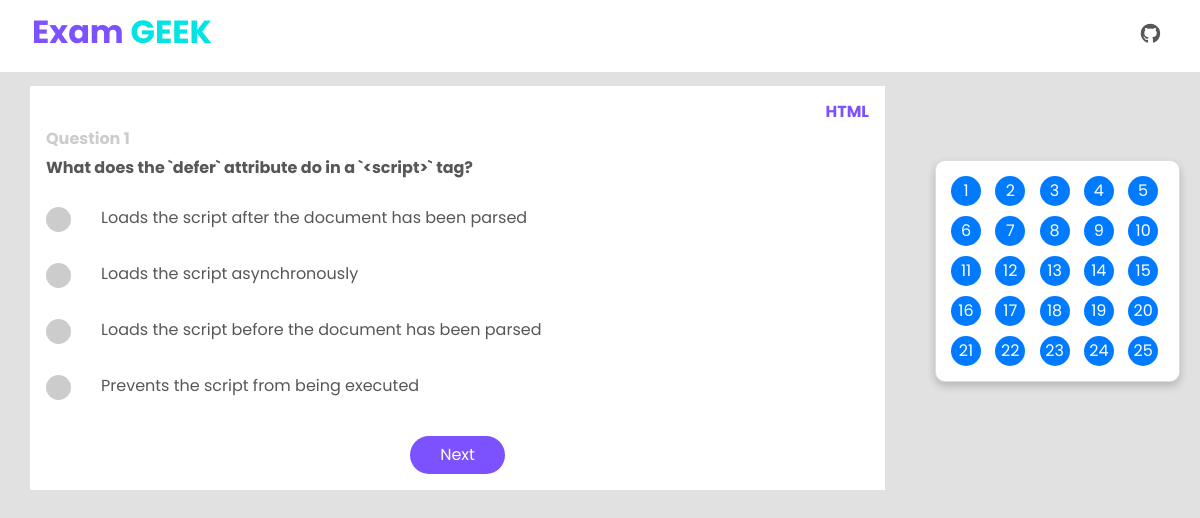
The page /exam/1/ (signed in) on the database its author committed.
### examapp/models.py (models this page shows, shortened)
class Exam(models.Model):
    title = models.ForeignKey(Skills,on_delete=models.CASCADE)
    description = models.TextField(null=True)
    def __str__(self):
        return self.title.skill

class Skills(models.Model):
    skill = models.CharField(max_length=255)

class Question(models.Model):
    exam = models.ForeignKey(Exam, on_delete=models.CASCADE)
    question_title = models.CharField(max_length=200)
    option1 = models.CharField(max_length=200)
    option2 = models.CharField(max_length=200)
    option3 = models.CharField(max_length=200)
    option4 = models.CharField(max_length=200)
    answer = models.IntegerField()
    answer_defination = models.CharField(max_length=200)

### examapp/views.py (the view)
# urls.py: path('exam/<int:exam_id>/', views.exam, name='exam'),
@login_required
def exam(request, exam_id):
    exam = get_object_or_404(Exam, pk=exam_id)
    questions = exam.question_set.all()[:25]
    if not questions:
        return HttpResponse("<h2>No Question Added Yet <a href='/'>Back to Home</a></h2>")
    return render(request, 'examapp/exam.html', {
        'questions': questions,
        'examname': exam,
        'exam_id': exam_id,
        'iterator': questions.__len__
    })

### examapp/templates/examapp/exam.html (shortened to what this page needs)
{% extends 'base.html' %}
{% load static %}
{% block content %}
    <div class="container my-3 ">
        <div class="row">
            <div class="col-md-9 col-sm-12 bg-white p-3">
                <div class="d-flex justify-content-end">
                    <h6 class="theme-text  bold-700">{{ examname }}</h6>
                </div>
                <form action="{% url 'result' exam_id %}" method="post">
                    {% for q in questions %}
                        <div class="question-container" id="question-{{ forloop.counter }}">
                            <h6 class="text-three bold-700">Question {{forloop.counter}}</h6>
                            <p class="theme-header bold-700">{{ q.question_title }}</p>
                            <ol class="list-unstyled">
                                <li>
                                    <label class="custom-radio">
                                        <span class="checkmark"></span>
                                        <span class="label-text">{{ q.option1 }}</span>
                                    </label>
                                </li>
                                <li>
                                    <label class="custom-radio">
                                        <span class="checkmark"></span>
                                        <span class="label-text">{{ q.option2 }}</span>
                                    </label>
                                </li>
                                <li>
                                    <label class="custom-radio">
                                        <span class="checkmark"></span>
                                        <span class="label-text">{{ q.option3 }}</span>
                                    </label>
                                </li>
                                <li>
                                    <label class="custom-radio">
                                        <span class="checkmark"></span>
                                        <span class="label-text">{{ q.option4 }}</span>
                                    </label>
                                </li>
                            </ol>
                        </div>
                    {% endfor %}
                    <div class="d-flex justify-content-center gap-3">
                        <button type="button" class="next-btn btn-theme mx-2" title="Next Question">Next</button>
                    </div>
                </form>
            </div>
            <div class="col-md-3 col-sm-12">
                <div class="question-box">
                    {% for i in questions %}
                        <div class="question-number" id="qn-{{ forloop.counter }}" title="Question No : {{forloop.counter}}">{{ forloop.counter }}</div>
                    {% endfor %}
                </div>
            </div>
        </div>
    </div>
{% endblock %}

### examapp/static/examapp/style.css (style rules this page uses)
:root { --primary: #7c51fe; --secondary: #00e4e3; --background: #e1e1e1; --text-primary: #575757; --text-heading: #333333; --text-third:#cccccc; --white:#ffffff; --inactive-tab:#00e4e446; --text-medium-opacity:#808080; --background-progress:#eeeeee; --bg-tab-hover:#7c51fe94; --selected-answer:#4CAF50; --default-question-bg:#007bff; --bookmark:#fe51b6; }
body { font-family: 'Poppins', sans-serif; background-color: var(--background); color: var(--text-primary); }
.btn-theme { background: var(--primary); border-radius: 25px; padding: 7px 30px; border: none; outline: none; text-decoration: none; color: var(--white); }
.theme-text { color: var(--primary); }
.bold-700 { font-weight: 700; }
.text-three { color: var(--text-third) ; }
form p { display: flex; gap: 20px; align-items: center; }
.question-container { display: none; }
.question-container.active { display: block; }
.custom-radio { position: relative; padding-left: 35px; margin-bottom: 12px; cursor: pointer; font-size: 16px; width: 100%; }
.checkmark { position: absolute; top: 25%; left: 0; height: 25px; width: 25px; background-color: var(--text-third); border-radius: 50%; }
.custom-radio .checkmark:after { content: ""; position: absolute; display: none; }
.custom-radio .checkmark:after { top: 9px; left: 9px; width: 8px; height: 8px; border-radius: 50%; background: var(--white); }
.label-text { padding: 10px 20px; border-radius: 5px; transition: all 0.3s ease; width: 90%; display: flex; }
.submit-btn, .next-btn, .prev-btn { display: none; }
.next-btn, .prev-btn { display: inline-block; }
.question-box { position: fixed; top: 20%; right: 20px; width: 245px; background-color: var(--white); padding: 10px; border: 1px solid #ddd; border-radius: 10px; box-shadow: 0 4px 8px 0 rgba(0, 0, 0, 0.2); }
.question-box .question-number { display: inline-block; width: 30px; height: 30px; margin: 5px; border-radius: 50%; text-align: center; line-height: 30px; cursor: pointer; background-color: var(--default-question-bg); color: var(--white); }

### examapp/static/examapp/css/glass_notify.css (style rules this page uses)
body { min-height: 100vh; }

### rows shown on the page
Exam: title.skill "HTML"
Question: question_title "What does the `defer` attribute do in a `<script>` tag?", option1 "Loads the script after the document has been parsed", option2 "Loads the script asynchronously", option3 "Loads the script before the document has been parsed", option4 "Prevents the script from being executed"
